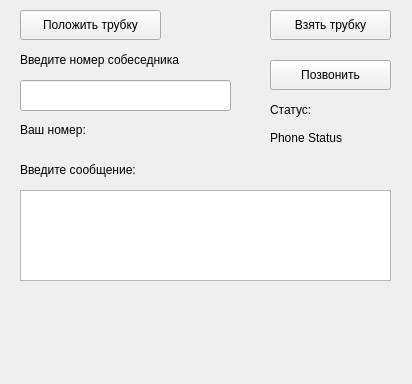
<?xml version="1.0" encoding="UTF-8"?>
<ui version="4.0">
 <class>MainWindow</class>
 <widget class="QMainWindow" name="MainWindow">
  <property name="geometry">
   <rect>
    <x>0</x>
    <y>0</y>
    <width>412</width>
    <height>384</height>
   </rect>
  </property>
  <property name="windowTitle">
   <string>Mini-ATS Client</string>
  </property>
  <widget class="QWidget" name="centralWidget">
   <widget class="QPushButton" name="pickUpButton">
    <property name="geometry">
     <rect>
      <x>270</x>
      <y>10</y>
      <width>121</width>
      <height>30</height>
     </rect>
    </property>
    <property name="text">
     <string>Взять трубку</string>
    </property>
   </widget>
   <widget class="QPushButton" name="hangUpButton">
    <property name="geometry">
     <rect>
      <x>20</x>
      <y>10</y>
      <width>141</width>
      <height>30</height>
     </rect>
    </property>
    <property name="text">
     <string>Положить трубку</string>
    </property>
   </widget>
   <widget class="QTextEdit" name="messageTextEdit">
    <property name="geometry">
     <rect>
      <x>20</x>
      <y>190</y>
      <width>371</width>
      <height>91</height>
     </rect>
    </property>
   </widget>
   <widget class="QLabel" name="phoneStatusLabel">
    <property name="geometry">
     <rect>
      <x>270</x>
      <y>130</y>
      <width>91</width>
      <height>16</height>
     </rect>
    </property>
    <property name="text">
     <string>Phone Status</string>
    </property>
   </widget>
   <widget class="QLineEdit" name="numberLineEdit">
    <property name="geometry">
     <rect>
      <x>20</x>
      <y>80</y>
      <width>211</width>
      <height>31</height>
     </rect>
    </property>
    <property name="text">
     <string/>
    </property>
   </widget>
   <widget class="QPushButton" name="dialButton">
    <property name="geometry">
     <rect>
      <x>270</x>
      <y>60</y>
      <width>121</width>
      <height>30</height>
     </rect>
    </property>
    <property name="text">
     <string>Позвонить</string>
    </property>
   </widget>
   <widget class="QLabel" name="messageFrom">
    <property name="geometry">
     <rect>
      <x>20</x>
      <y>290</y>
      <width>361</width>
      <height>81</height>
     </rect>
    </property>
    <property name="text">
     <string/>
    </property>
   </widget>
   <widget class="QLabel" name="label">
    <property name="geometry">
     <rect>
      <x>20</x>
      <y>160</y>
      <width>151</width>
      <height>20</height>
     </rect>
    </property>
    <property name="text">
     <string>Введите сообщение:</string>
    </property>
   </widget>
   <widget class="QLabel" name="label_2">
    <property name="geometry">
     <rect>
      <x>270</x>
      <y>100</y>
      <width>51</width>
      <height>20</height>
     </rect>
    </property>
    <property name="text">
     <string>Статус:</string>
    </property>
   </widget>
   <widget class="QLabel" name="label_3">
    <property name="geometry">
     <rect>
      <x>20</x>
      <y>120</y>
      <width>91</width>
      <height>20</height>
     </rect>
    </property>
    <property name="text">
     <string>Ваш номер:</string>
    </property>
   </widget>
   <widget class="QLabel" name="clientNumber">
    <property name="geometry">
     <rect>
      <x>110</x>
      <y>120</y>
      <width>141</width>
      <height>20</height>
     </rect>
    </property>
    <property name="text">
     <string/>
    </property>
   </widget>
   <widget class="QLabel" name="label_4">
    <property name="geometry">
     <rect>
      <x>20</x>
      <y>50</y>
      <width>211</width>
      <height>20</height>
     </rect>
    </property>
    <property name="text">
     <string>Введите номер собеседника</string>
    </property>
   </widget>
  </widget>
 </widget>
 <resources/>
 <connections/>
</ui>
